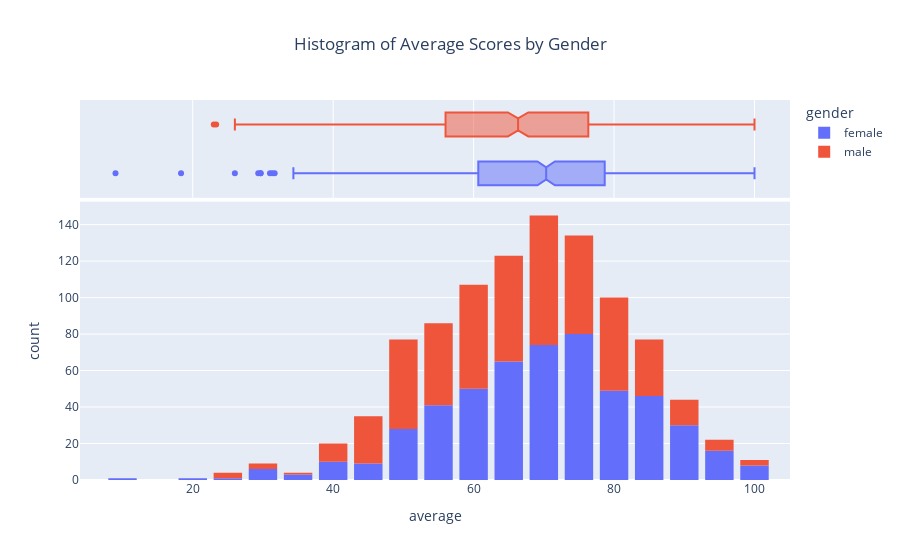

The notebook cell this image was saved under:
### Code cell
fig = px.histogram(data, x='average', color='gender', marginal='box', nbins=30,
                   title='Histogram of Average Scores by Gender')
fig.update_layout(title_x=0.5, bargap=0.1, bargroupgap=0.1)
fig.show()

### Figure 1 — Plotly figure (JSON) as saved in the notebook; plotly's stock layout.template omitted (floating-point values rounded to 4 significant figures; data arrays with more than 128 entries replaced by an {"elided": "..."} marker saying what was removed)
{"data": [{"alignmentgroup": "True", "bingroup": "x", "hovertemplate": "gender=female<br>average=%{x}<br>count=%{y}<extra></extra>", "legendgroup": "female", "marker": {"color": "#636efa", "pattern": {"shape": ""}}, "name": "female", "nbinsx": 30, "offsetgroup": "female", "orientation": "v", "showlegend": true, "type": "histogram", "x": {"elided": "518 float values"}, "xaxis": "x", "yaxis": "y"}, {"alignmentgroup": "True", "hovertemplate": "gender=female<br>average=%{x}<extra></extra>", "legendgroup": "female", "marker": {"color": "#636efa"}, "name": "female", "notched": true, "offsetgroup": "female", "showlegend": false, "type": "box", "x": {"elided": "518 float values"}, "xaxis": "x2", "yaxis": "y2"}, {"alignmentgroup": "True", "bingroup": "x", "hovertemplate": "gender=male<br>average=%{x}<br>count=%{y}<extra></extra>", "legendgroup": "male", "marker": {"color": "#EF553B", "pattern": {"shape": ""}}, "name": "male", "nbinsx": 30, "offsetgroup": "male", "orientation": "v", "showlegend": true, "type": "histogram", "x": {"elided": "482 float values"}, "xaxis": "x", "yaxis": "y"}, {"alignmentgroup": "True", "hovertemplate": "gender=male<br>average=%{x}<extra></extra>", "legendgroup": "male", "marker": {"color": "#EF553B"}, "name": "male", "notched": true, "offsetgroup": "male", "showlegend": false, "type": "box", "x": {"elided": "482 float values"}, "xaxis": "x2", "yaxis": "y2"}], "layout": {"bargap": 0.1, "bargroupgap": 0.1, "barmode": "relative", "legend": {"title": {"text": "gender"}, "tracegroupgap": 0}, "title": {"text": "Histogram of Average Scores by Gender", "x": 0.5}, "xaxis": {"anchor": "y", "domain": [0, 1], "title": {"text": "average"}}, "xaxis2": {"anchor": "y2", "domain": [0, 1], "matches": "x", "showgrid": true, "showticklabels": false}, "yaxis": {"anchor": "x", "domain": [0, 0.7326], "title": {"text": "count"}}, "yaxis2": {"anchor": "x2", "domain": [0.7426, 1], "matches": "y2", "showgrid": false, "showline": false, "showticklabels": false, "ticks": ""}}}
